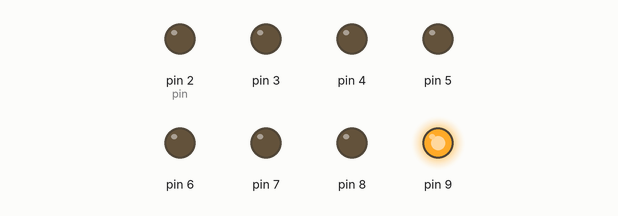
Recording of a sketch running on a simulated Arduino Uno, built with avr-gcc and run on an emulated ATmega328P. On the bench: output pins drawn as LEDs (lit = HIGH).

Above: at 0.5 s.
At 1.5 s:
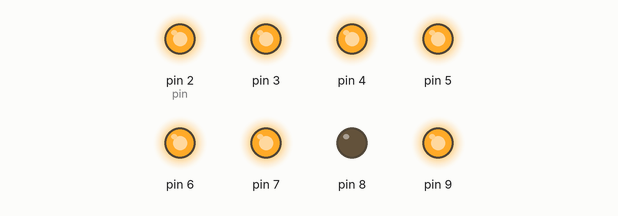
At 3.5 s:
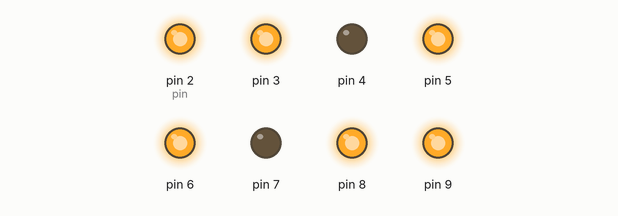
At 6.5 s:
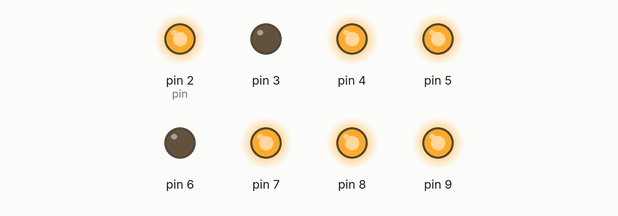
At 9.5 s:
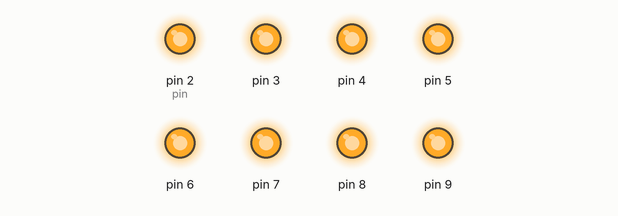
At 12.5 s:
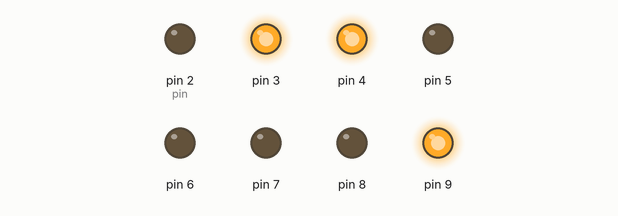
Timing chart, 0 to 13.0 s (numbered marks = the images above):
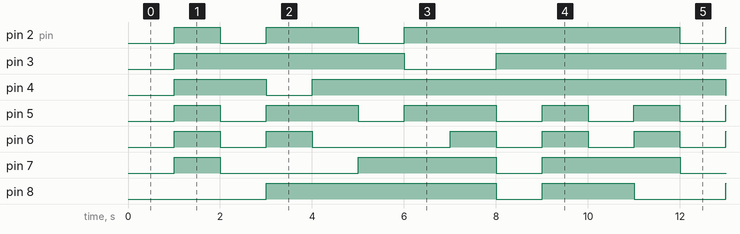

Measured:
- by itself, pin 2 (pin): repeats every 10.0 s: LOW 1.0 s, HIGH 2.0 s, LOW 1.0 s, HIGH 6.0 s
- by itself, pin 3: repeats every 10.0 s: LOW 2.0 s, HIGH 8.0 s
- by itself, pin 4: repeats every 10.0 s: LOW 1.0 s, HIGH 9.0 s
- by itself, pin 5: repeats every 10.0 s: 2 × (LOW 1.0 s, HIGH 2.0 s), 2 × (LOW 1.0 s, HIGH 1.0 s)
- by itself, pin 6: repeats every 10.0 s: LOW 1.0 s, HIGH 1.0 s, LOW 3.0 s, 2 × (HIGH 1.0 s, LOW 1.0 s), HIGH 1.0 s
- by itself, pin 7: repeats every 10.0 s: LOW 3.0 s, HIGH 3.0 s, LOW 1.0 s, HIGH 3.0 s
- by itself, pin 8: repeats every 10.0 s: LOW 1.0 s, HIGH 2.0 s, LOW 2.0 s, HIGH 5.0 s

The sketch:

7_segment.ino
```cpp
byte digits[10][7]=
{
  {1,1,1,1,1,1,0},
  {0,1,1,0,0,0,0},
  {1,1,0,1,1,0,1},
  {1,1,1,1,0,0,1},
  {0,1,1,0,0,1,1},
  {1,0,1,1,0,1,1},
  {1,0,1,1,1,1,1},
  {1,1,1,0,0,0,0},
  {1,1,1,1,1,1,1},
  {1,1,1,0,0,1,1},
};

void setup() {
  for(int i=2; i < 10; i++){
    pinMode(i,OUTPUT);
  }
  digitalWrite(9, HIGH);
}

void loop() {
  for(int i=0; i < 10; i++){
    delay(1000);
    displayDigit(i);
  }
}
void displayDigit(int num){
  int pin = 2;
  for(int i=0;i<7;i++){
    digitalWrite(pin+i, digits[num][i]);
   }
}
```
